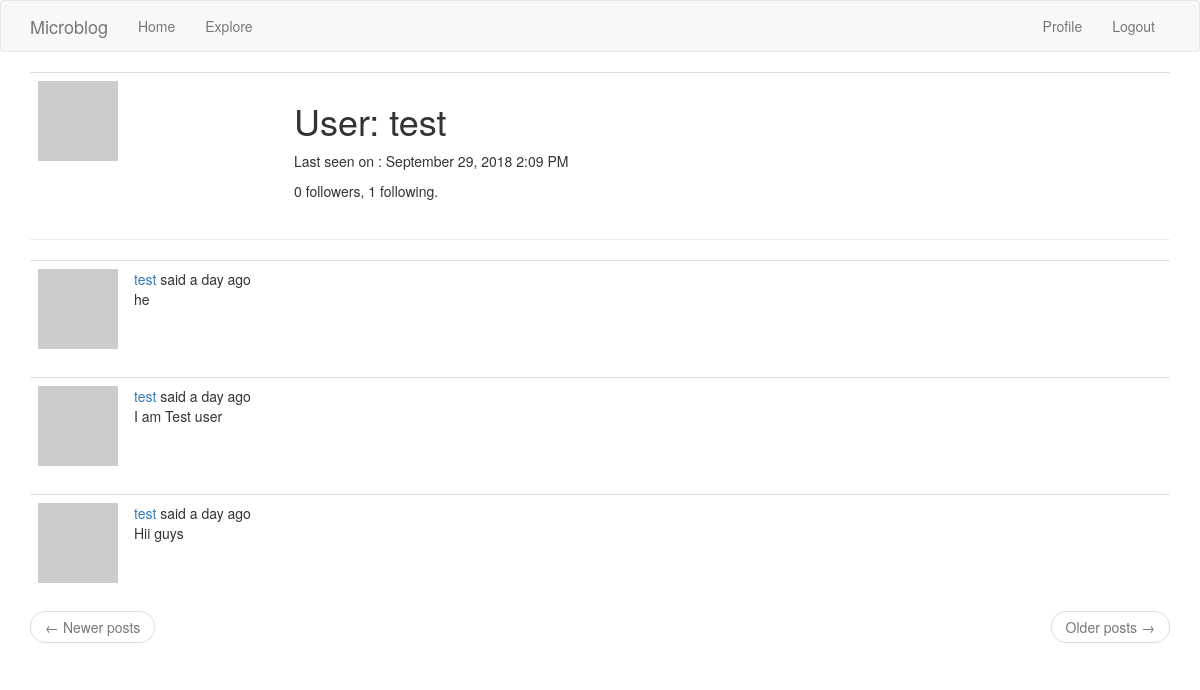
Before: /user/test (signed in) with the older database file.
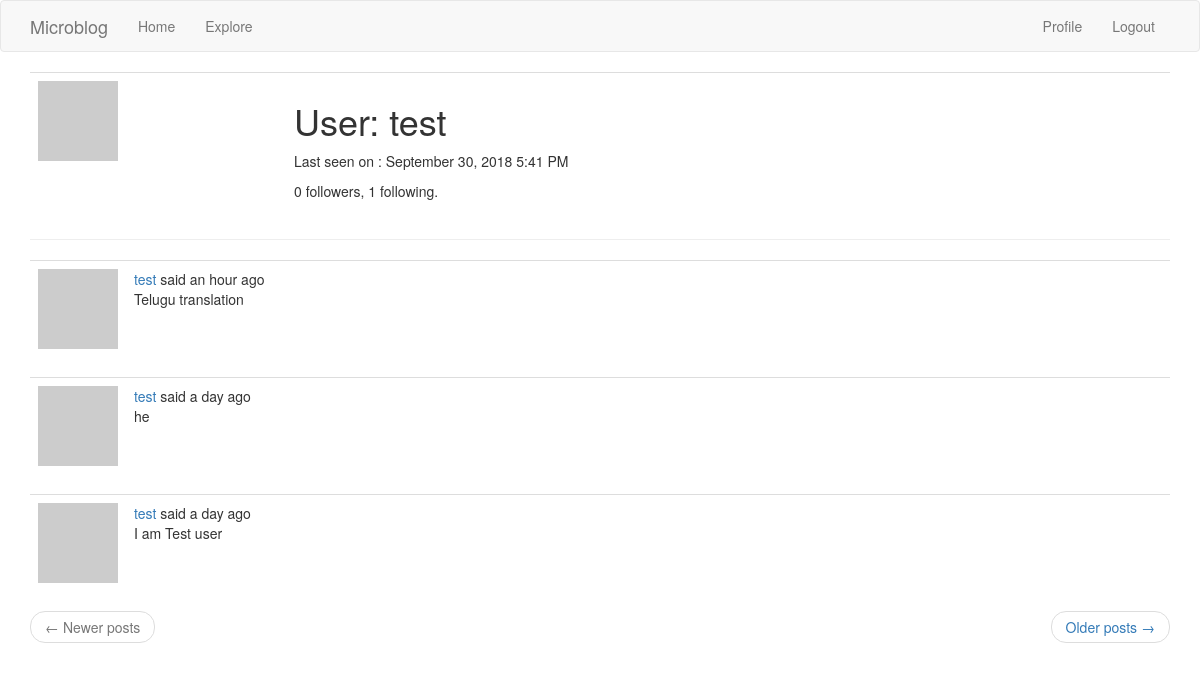
After: the same page with the newer database file.
### app/models.py (models this page shows, shortened)
class User(UserMixin, db.Model):
    id              = db.Column(db.Integer, primary_key=True)
    username        = db.Column(db.String(64), index=True, unique=True)
    email           = db.Column(db.String(120), index=True, unique=True)
    password_hash   = db.Column(db.String(128))
    posts           = db.relationship('Post',backref='author',lazy='dynamic')
    about_me        = db.Column(db.String(140))
    last_seen       = db.Column(db.DateTime, default=datetime.utcnow())
    followed        = db.relationship(
        'User', secondary=followers,
        primaryjoin=(followers.c.follower_id == id),
        secondaryjoin=(followers.c.followed_id == id),
        backref=db.backref('followers', lazy='dynamic'), lazy='dynamic')
    def avatar(self, size):
        md5=hashlib.md5
        digest = md5(self.email.lower().encode('utf-8')).hexdigest()
        return 'https://www.gravatar.com/avatar/{}?d=identicon&s={}'.format(
            digest, size)

class Post(db.Model):
    id          = db.Column(db.Integer,primary_key=True)
    body        = db.Column(db.String(140))
    timestamp   = db.Column(db.DateTime,index=True,default=datetime.utcnow)
    user_id     = db.Column(db.Integer,db.ForeignKey('user.id'))

### app/routes.py (the view)
@app.route('/user/<username>')
@login_required
def user(username):
    user = User.query.filter_by(username=username).first_or_404()
    page = request.args.get('page', 1, type=int)
    posts = user.posts.order_by(Post.timestamp.desc()).paginate(
        page, app.config['POSTS_PER_PAGE'], False)
    next_url = url_for('user', username=user.username, page=posts.next_num) if posts.has_next else None
    prev_url = url_for('user', username=user.username, page=posts.prev_num) if posts.has_prev else None
    return render_template('user.html', user=user, posts=posts.items,next_url=next_url, prev_url=prev_url)

### app/models.py (called while the page is built)
@login.user_loader
def load_user(id):
    return User.query.get(int(id))

### app/routes.py (called while the page is built)
@app.before_request
def before_request():
    if current_user.is_authenticated:
        current_user.last_seen = datetime.utcnow()
        db.session.commit()
    g.locale = str(get_locale())

### app/templates/user.html (shortened to what this page needs)
{% extends "base.html" %}
{% block app_content%}
<table class="table table-hover">
  <tr>
           <td width="256px"><img src="{{ user.avatar(256) }}"></td>
           <td>
        <h1>User: {{user.username}}</h1>
        {% if user.last_seen %} <p> Last seen on : {{moment(user.last_seen).format('LLL')}} </p>{% endif %}
         <p>{{ user.followers.count() }} followers, {{ user.followed.count() }} following.</p>
      </td>
  </tr>
</table>
  <hr>
  {%for post in posts%}
    {% include "_posts.html"%}
  {% endfor %}
  <nav aria-label="...">
       <ul class="pager">
           <li class="previous{% if not prev_url %} disabled{% endif %}">
               <a href="{{ prev_url or '#' }}">
                   <span aria-hidden="true">&larr;</span> Newer posts
               </a>
           </li>
           <li class="next{% if not next_url %} disabled{% endif %}">
               <a href="{{ next_url or '#' }}">
                   Older posts <span aria-hidden="true">&rarr;</span>
               </a>
           </li>
       </ul>
   </nav>
{% endblock %}

### app/templates/_posts.html (shortened to what this page needs)
<table class="table table-hover">
    <tr>
        <td width="70px">
            <a href="{{ url_for('user', username=post.author.username) }}">
                <img src="{{ post.author.avatar(70) }}" />
            </a>
        </td>
        <td>
            {{ _('%(username)s said %(when)s',
                    username=user_link, when=moment(post.timestamp).fromNow()) }}
            <br>
            {{ post.body }}
        </td>
    </tr>
</table>

Changed rows visible on the page:
no longer on this page (row unchanged): Post: body "Hii guys"
changed User "test": last_seen "September 29, 2018 2:09 PM" → "September 30, 2018 5:41 PM"
added Post: body "Telugu translation"
